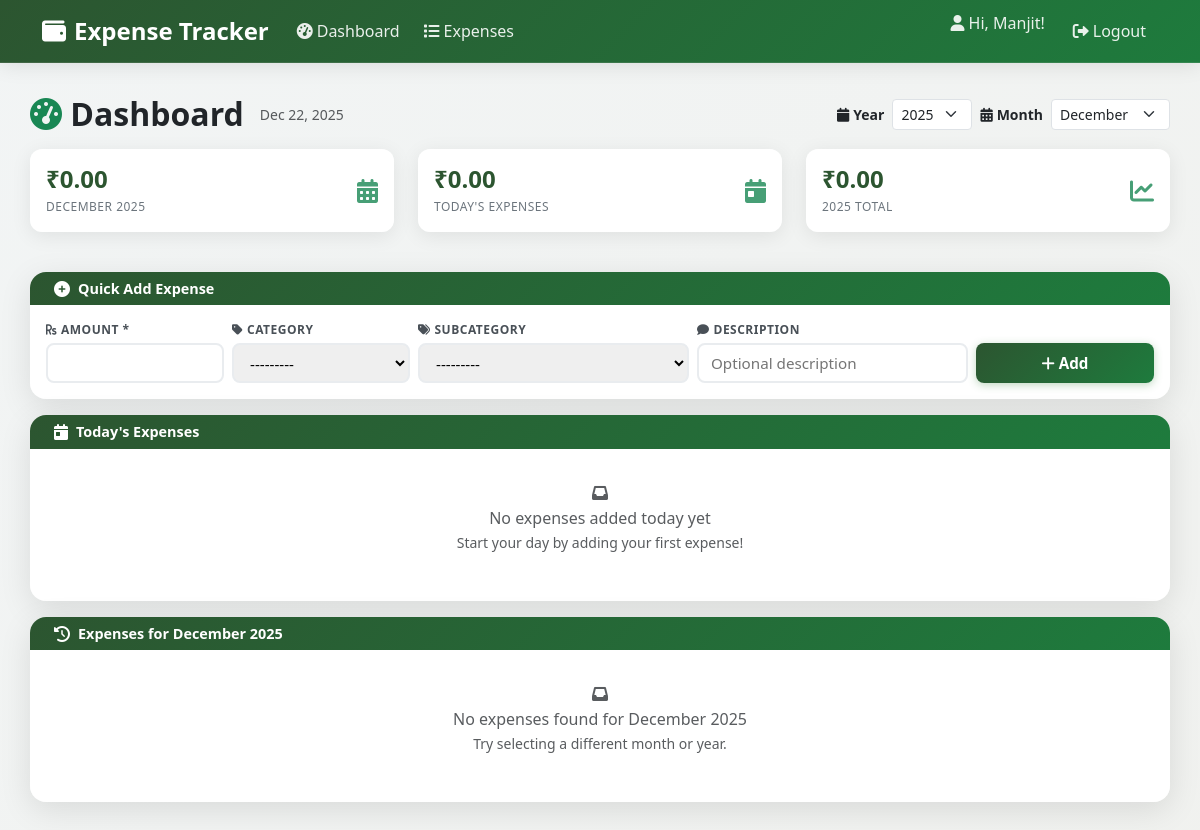
Page / (signed in) on the earlier database version.
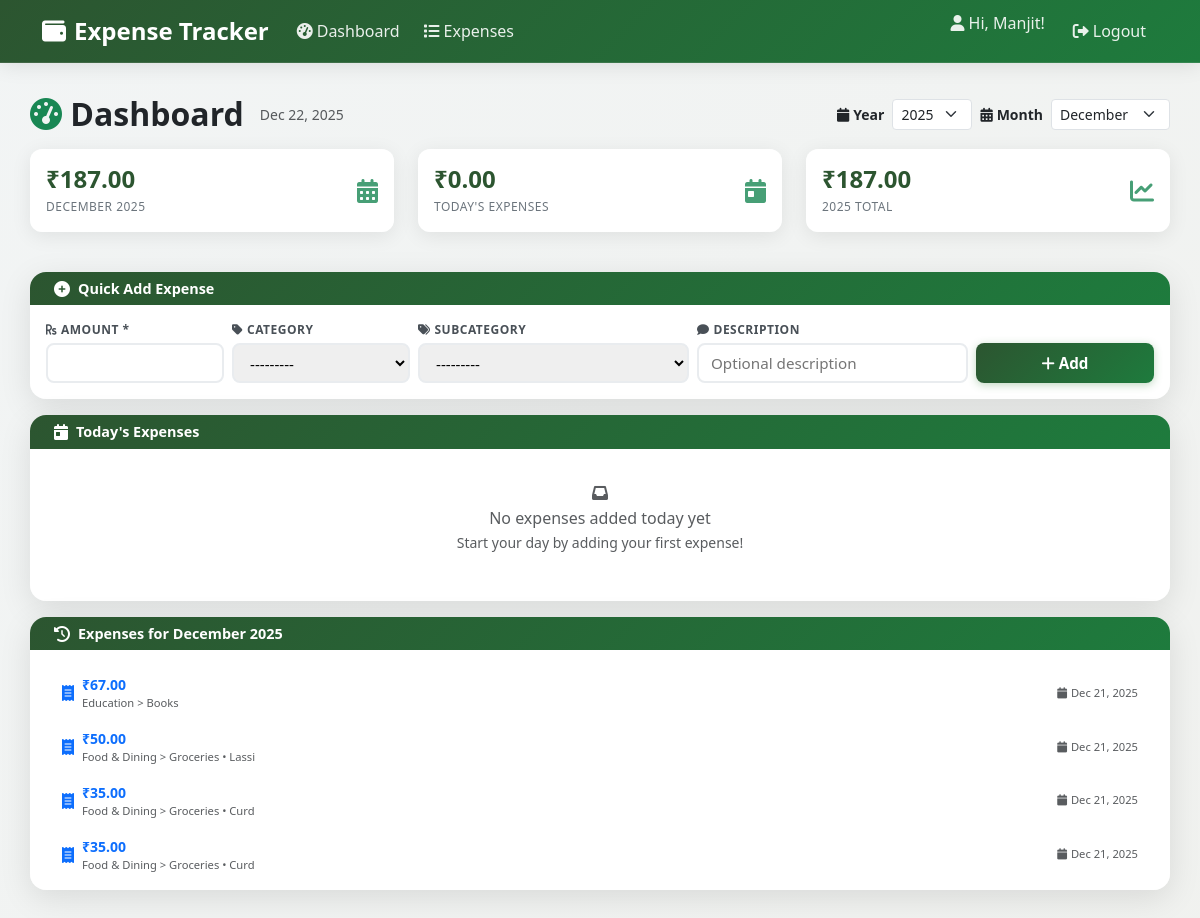
Same page on the later database version.
### ledger/models.py (models this page shows, shortened)
class Expense(models.Model):
    user = models.ForeignKey(settings.AUTH_USER_MODEL, on_delete=models.CASCADE)
    category = models.ForeignKey(Category, on_delete=models.CASCADE, null=True, blank=True)
    subcategory = models.ForeignKey(Subcategory, on_delete=models.SET_NULL, null=True, blank=True)
    amount = models.DecimalField(max_digits=10, decimal_places=2, validators=[MinValueValidator(0.01)])
    description = models.CharField(max_length=255, blank=True)
    date = models.DateField()
    created_at = models.DateTimeField(auto_now_add=True)
    class Meta:
        ordering = ['-date', '-created_at']

class Subcategory(models.Model):
    category = models.ForeignKey(Category, on_delete=models.CASCADE, related_name='subcategories')
    name = models.CharField(max_length=100)
    created_at = models.DateTimeField(auto_now_add=True)
    class Meta:
        unique_together = ('category', 'name')
        ordering = ['category__name', 'name']
    def __str__(self):
        return f"{self.category.name} > {self.name}"
    @property
    def full_name(self):
        return str(self)

class Category(models.Model):
    name = models.CharField(max_length=100, unique=True)
    created_at = models.DateTimeField(auto_now_add=True)
    class Meta:
        ordering = ['name']
    def __str__(self):
        return self.name

### ledger/views.py (the view)
# urls.py: path('', views.dashboard, name='dashboard'),
@login_required
def dashboard(request):
    today = date.today()
    selected_year = request.GET.get('year', today.year)
    selected_month = request.GET.get('month', today.month)
    try:
        selected_year = int(selected_year)
        selected_month = int(selected_month)
    except (ValueError, TypeError):
        selected_year = today.year
        selected_month = today.month
    month_expenses = Expense.objects.filter(
        user=request.user,
        date__year=selected_year,
        date__month=selected_month
    )
    total_month = month_expenses.aggregate(total=Sum('amount'))['total'] or 0
    if selected_year == today.year and selected_month == today.month:
        today_expenses = Expense.objects.filter(user=request.user, date=today)
        total_today = today_expenses.aggregate(total=Sum('amount'))['total'] or 0
    else:
        today_expenses = Expense.objects.none()
        total_today = 0
    year_expenses = Expense.objects.filter(
        user=request.user,
        date__year=selected_year
    )
    total_year = year_expenses.aggregate(total=Sum('amount'))['total'] or 0
    if request.method == 'POST':
        form = ExpenseForm(request.POST, user=request.user)
        if form.is_valid():
            expense = form.save(commit=False)
            expense.user = request.user
            expense.save()
            return redirect('dashboard')
    else:
        form = ExpenseForm(initial={'date': today}, user=request.user)
    year_options = []
    for year in range(today.year, today.year - 6, -1):
        year_options.append(year)
    import calendar
    month_options = []
    for month in range(1, 13):
        month_options.append((month, calendar.month_name[month]))
    selected_month_name = calendar.month_name[selected_month]
    context = {
        'total_month': total_month,
        'total_today': total_today,
        'total_year': total_year,
        'today_expenses': today_expenses,
        'month_expenses': month_expenses.order_by('-date', '-created_at')[:10],  # Recent expenses for selected month
        'form': form,
        'today': today,
        'selected_year': selected_year,
        'selected_month': selected_month,
        'selected_month_name': selected_month_name,
        'year_options': year_options,
        'month_options': month_options,
        'subcategory_category_map': getattr(form, 'subcategory_category_map', {}),
    }
    return render(request, 'ledger/dashboard.html', context)

### ledger/templates/ledger/dashboard.html (shortened to what the changed rows need)
{% extends 'ledger/base.html' %}
{% load humanize %}
{% block content %}
<div class="row mb-3">
    <div class="col-12">
        <div class="d-flex justify-content-between align-items-center">
            <div class="d-flex align-items-center">
                <h2 class="mb-0 me-3">
                    <i class="fas fa-tachometer-alt text-success"></i>
                    <span class="fw-bold">Dashboard</span>
                </h2>
            </div>
        </div>
    </div>
</div>
<div class="row mb-3">
    <div class="col-md-4 mb-3">
        <div class="stats-card-compact">
            <div class="d-flex align-items-center justify-content-between">
                <div>
                    <div class="stats-value">₹{{ total_month|floatformat:2|intcomma }}</div>
                    <div class="stats-label">{{ selected_month_name }} {{ selected_year }}</div>
                </div>
            </div>
        </div>
    </div>
    <div class="col-md-4 mb-3">
        <div class="stats-card-compact">
            <div class="d-flex align-items-center justify-content-between">
                <div>
                    <div class="stats-value">₹{{ total_year|floatformat:2|intcomma }}</div>
                    <div class="stats-label">{{ selected_year }} Total</div>
                </div>
            </div>
        </div>
    </div>
</div>
<div class="row">
    <div class="col-12">
        <div class="card-custom">
            <div class="card-body scrollable-content p-3">
                {% if month_expenses %}
                    <div class="list-group list-group-flush">
                        {% for expense in month_expenses %}
                            <div class="list-group-item d-flex justify-content-between align-items-center border-0 py-2">
                                <div class="d-flex align-items-center">
                                    <div class="me-2">
                                        <i class="fas fa-receipt text-primary"></i>
                                    </div>
                                    <div>
                                        <div class="fw-semibold text-primary small">₹{{ expense.amount|floatformat:2|intcomma }}</div>
                                        <div class="text-muted x-small">
                                            {% if expense.subcategory %}
                                                {{ expense.subcategory.full_name }}
                                            {% elif expense.category %}
                                                {{ expense.category.name }}
                                            {% endif %}
                                            {% if expense.description %} • {{ expense.description }}{% endif %}
                                        </div>
                                    </div>
                                </div>
                                <small class="text-muted x-small">
                                    <i class="fas fa-calendar me-1"></i>{{ expense.date|date:"M d, Y" }}
                                </small>
                            </div>
                        {% endfor %}
                    </div>
                {% else %}
                    <div class="text-center py-3">
                        <i class="fas fa-inbox text-muted mb-2"></i>
                        <h6 class="text-muted mb-1">No expenses found for {{ selected_month_name }} {{ selected_year }}</h6>
                        <p class="text-muted small">Try selecting a different month or year.</p>
                    </div>
                {% endif %}
            </div>
        </div>
    </div>
</div>
{% endblock %}

Differences in the rows shown:
added Expense: amount "67.00", subcategory.full_name "Education > Books", date "Dec 21, 2025"
added Expense: amount "50.00", subcategory.full_name "Food & Dining > Groceries", description "Lassi", date "Dec 21, 2025"
added Expense: amount "35.00", subcategory.full_name "Food & Dining > Groceries", description "Curd", date "Dec 21, 2025"
added Expense: amount "35.00", subcategory.full_name "Food & Dining > Groceries", description "Curd", date "Dec 21, 2025"
Other differences:
{{ total_month|floatformat:2|intcomma }}: "0.00" → "187.00"
{{ total_year|floatformat:2|intcomma }}: "0.00" → "187.00"
{{ selected_month_name }}: "December" → (not shown)
{{ selected_year }}: "2025" → (not shown)
text no longer shown: "No expenses found for Try selecting a different month or year."
